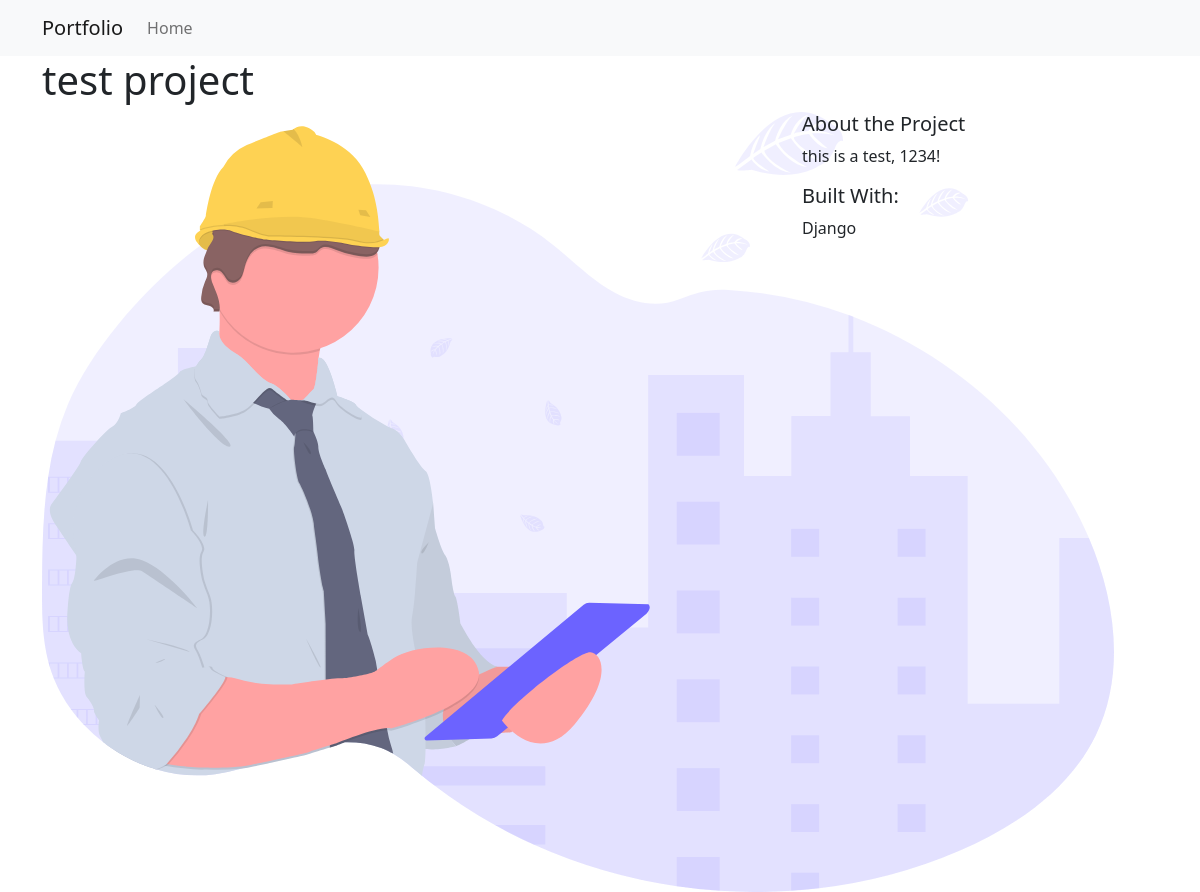
Before: /projects/1 with the older database file.
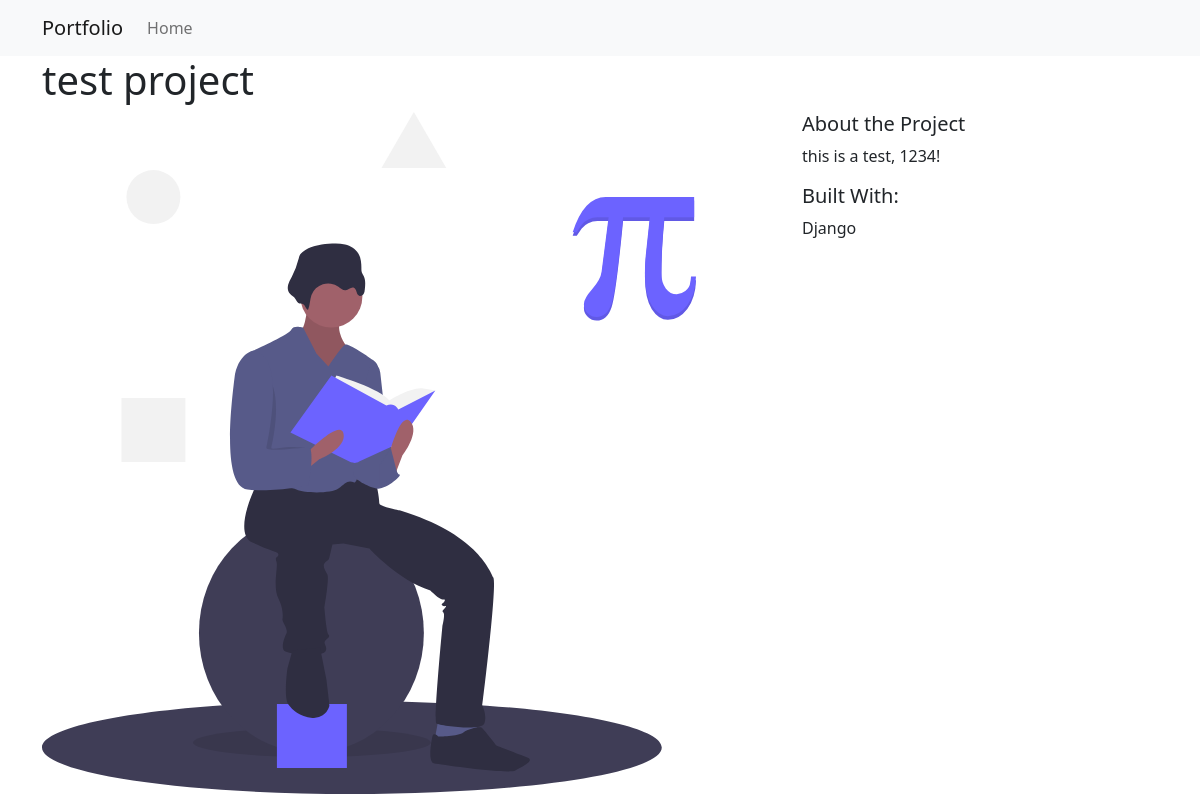
After: the same page with the newer database file.
### projects/models.py (models this page shows)
class Project(models.Model):
    title = models.CharField(max_length=100)
    description = models.TextField()
    technology = models.CharField(max_length=20)
    image = models.CharField(max_length=100)

### projects/views.py (the view)
# urls.py: path('<int:pk>', views.project_detail, name='project_detail'),
def project_detail(request, pk):
    project = Project.objects.get(pk=pk)
    return render(request, 'projects/detail.html', {'project': project})

### projects/templates/projects/detail.html
{% extends 'projects/base.html' %} {% load static %} {% block content %}
<h1>{{ project.title }}</h1>
<div class="row">
  <div class="col-md-8">
    <img src="{% static project.image %}" alt="{{ project.description }}" />
  </div>
  <div class="col-md-4">
    <h5>About the Project</h5>
    <p>{{ project.description }}</p>
    <h5>Built With:</h5>
    <p>{{ project.technology }}</p>
  </div>
</div>
{% endblock %}

Changed rows visible on the page:
changed Project "test project": image: a different picture
